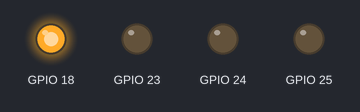
The program below on a simulated Raspberry Pi (BCM pin numbers). Parts: output pins drawn as LEDs (lit = HIGH). The clock reads 2024-03-15 10:24:30 at power-on unless the program sets it. At 21.0 s the program stops and its outputs stay as they are.

Above: at 0.1 s.
At 3.1 s:
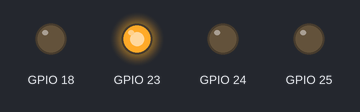
At 12.1 s:
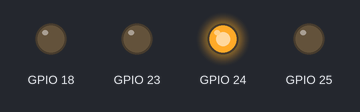
At 18.1 s:
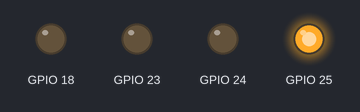
At 21.1 s:
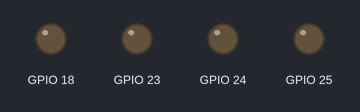
Timing chart, 0 to 22.5 s (numbered marks = the images above):
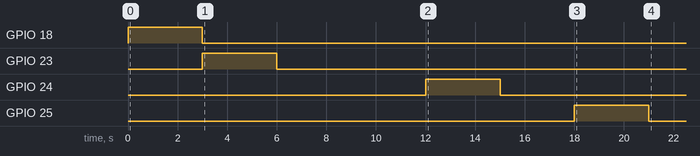

Measured:
- by itself, GPIO 18: LOW → HIGH at 0.00 s, → LOW 3.0 s later
- by itself, GPIO 23: LOW → HIGH at 3.0 s, → LOW 3.0 s later
- by itself, GPIO 24: LOW → HIGH at 12.0 s, → LOW 3.0 s later
- by itself, GPIO 25: LOW → HIGH at 18.0 s, → LOW 3.0 s later

The program:

testbluered.py
```python
# coding:utf-8
#!/usr/bin/python
# System modules
#from requests import get
from queue import Queue
from threading import  Thread
import time,sys,socket,requests
import RPi.GPIO as GPIO
import threading
import queue
import logging
greenPin=18
redPin=23
bluePin=24
bluered=25


time_sleep_led=3

def turnOff(pin):
    GPIO.setmode(GPIO.BCM)
    GPIO.setwarnings(False)
    GPIO.setup(pin, GPIO.OUT)
    GPIO.output(pin, False)

def blink(pin):
    GPIO.setmode(GPIO.BCM)
    GPIO.setwarnings(False)
    GPIO.setup(pin, GPIO.OUT)
    GPIO.output(pin,True)

def redOn():
	blink(redPin)

def greenOn():
	blink(greenPin)

def bluegreenOn():
	blink(bluePin)

def blueredOn():
	blink(bluered)


def redOff():
	turnOff(redPin)

def greenOff():
	turnOff(greenPin)

def bluegreenOff():
	turnOff(bluePin)

def blueredOff():
	turnOff(bluered)


def LED_Blink(Kel_led):
    iLed = threading.local()
    iLed.i = 0
    GPIO.setmode(GPIO.BCM)
    GPIO.setwarnings(False)
    GPIO.setup(Kel_led, GPIO.OUT)
    while (iLed.i <= 15):
        GPIO.output(Kel_led, True)
        time.sleep(0.1)
        GPIO.output(Kel_led, False)
        time.sleep(0.1)
        iLed.i = iLed.i + 1

#t4 = threading.Thread(name='t4',target=LED_Blink, args=(bluePin,))

#t5 = threading.Thread(name='t5',target=LED_Blink, args=(bluered,))

#t4.start()

#t5.start()
greenOn()
time.sleep(time_sleep_led)
greenOff()

redOn()
time.sleep(time_sleep_led)
redOff()

time.sleep(time_sleep_led)


time.sleep(time_sleep_led)

bluegreenOn()
time.sleep(time_sleep_led)
bluegreenOff()


time.sleep(time_sleep_led)

blueredOn()
time.sleep(time_sleep_led)
blueredOff()

GPIO.cleanup()
```
